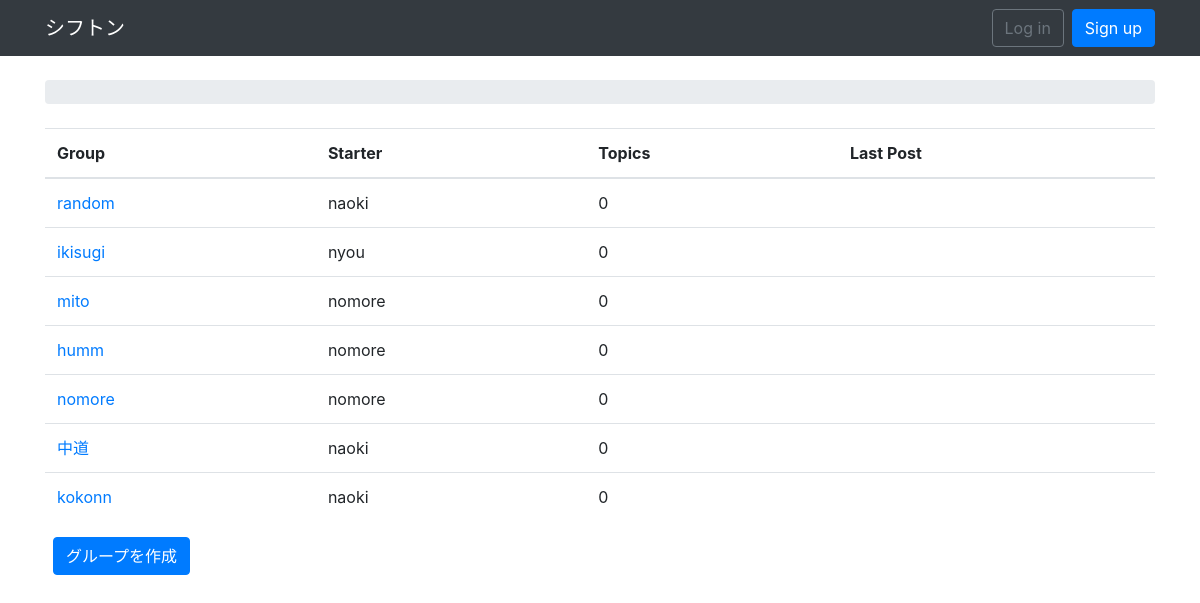
The page / on the database its author committed.
### boards/models.py (models this page shows)
class Department(models.Model):
    name =  models.CharField(max_length=30, unique=True)
    password =  models.CharField(max_length=30)
    created_by = models.ForeignKey(User, null=True,on_delete=models.CASCADE)

### accounts/models.py (models this page shows)
class User(AbstractUser):
    gendar = models.CharField("性別", max_length=2, choices=GENDER_CHOICES, blank=True)
    belongs = models.ManyToManyField('boards.Department')

### boards/views.py (the view)
# urls.py: 2. Add a URL to urlpatterns:  path('', views.home, name='home')
def home(request):
    boards = Board.objects.all()
    groups = Department.objects.all()
    return render(request, 'home.html',{'boards':boards,'groups':groups})

### templates/home.html
{% extends 'base.html' %}
{% block content %}
  <table class="table">
    <thead class="thead-inverse">
      <tr>
        <th>Group</th>
        <th>Starter</th>
        <th>Topics</th>
        <th>Last Post</th>
      </tr>
    </thead>
    <tbody>
      {% for group in groups %}
        <tr>
          <td>
            <a href="{% url 'group_page' group.pk %}">{{ group.name }}</a>
          </td>
          <td class="align-middle">{{ group.created_by }}</td>
          <td class="align-middle">0</td>
          <td></td>
        </tr>
      {% endfor %}
    </tbody>
  </table>
  <a href="{% url 'group_create' %}" class="btn btn-primary ml-2">グループを作成</a>
{% endblock %}

### static/css/app.css (style rules this page uses)
html, body { height: 100%; }

### rows shown on the page
Department: name "random", created_by "naoki"
Department: name "ikisugi", created_by "nyou"
Department: name "mito", created_by "nomore"
Department: name "humm", created_by "nomore"
Department: name "nomore", created_by "nomore"
Department: name "中道", created_by "naoki"
Department: name "kokonn", created_by "naoki"
